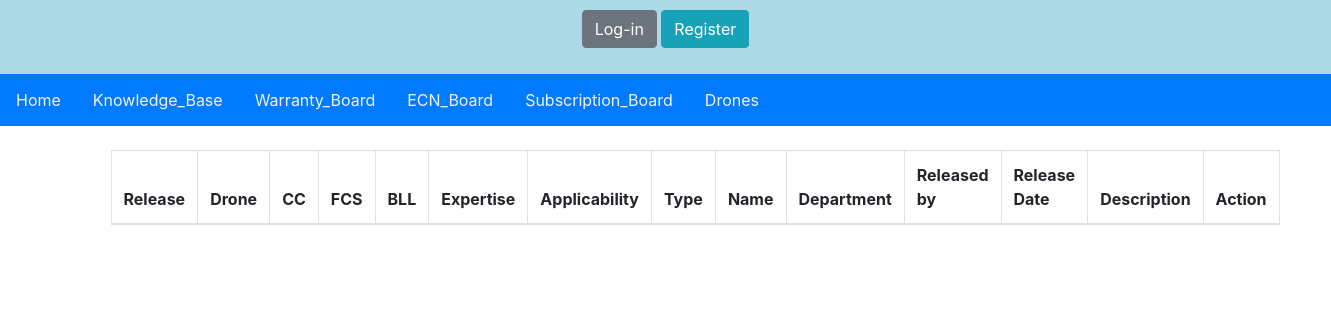
Before: /release/ with the older database file.
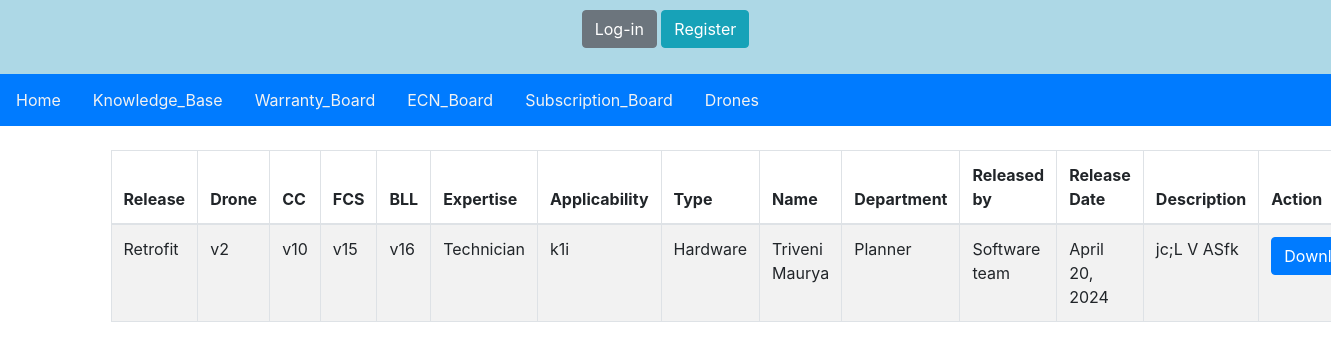
After: the same page with the newer database file.
### main/models.py (models this page shows, shortened)
class ECN(models.Model):
    id = models.AutoField(primary_key=True)
    release = models.CharField(max_length=100)
    Drone_version = models.CharField(max_length=100)
    CC_version = models.CharField(max_length=100)
    FCS_version = models.CharField(max_length=100)
    BLL_version = models.CharField(max_length=100)
    expertise = models.CharField(max_length=10, choices=expertise_choice, default=1)
    applicable_on = models.ForeignKey(ProductModel, on_delete=models.CASCADE)
    type = models.CharField(max_length=20, choices=type_choice, default=1)
    name = models.CharField(max_length=100)
    department = models.CharField(max_length=50, choices=department_choice, default=1)
    release_by = models.CharField(max_length=100)
    release_date = models.DateField()
    desc = models.TextField(max_length=2000)
    sop = models.FileField(upload_to='documents/SOP/')
    created_on = models.DateField(auto_now_add=True)

class ProductModel(models.Model):
    id = models.AutoField(primary_key=True)
    model_name = models.CharField(max_length=100)
    product = models.ForeignKey(Product, on_delete=models.CASCADE)
    image = models.ImageField(upload_to='image/productmodel/', height_field=None, width_field=None,
                              max_length=100)
    spec = models.FileField(upload_to='documents/productmodel/')
    description = models.TextField()
    created_on = models.DateField(auto_now=True)
    def __str__(self):
        return self.model_name

### main/views.py (the view)
# urls.py: path('release/', views.release_veiw, name='release'),
def release_veiw(request):
    ecns = ECN.objects.all()
    return render(request, 'release.html', {'ecns': ecns})

### static/templates/release.html (shortened to what this page needs)
{% include 'nav.html' %}
<!DOCTYPE html>
<html lang="en" xmlns="http://www.w3.org/1999/html">
<head>
    <link rel="stylesheet" href="https://stackpath.bootstrapcdn.com/bootstrap/4.5.2/css/bootstrap.min.css">
    <link rel="stylesheet" type="text/css" href="https://cdn.datatables.net/1.11.5/css/jquery.dataTables.css">
</head>
<body>
<div class="container mt-4">
    <div class="row">
        <div class="col-md-12">
            <table id="ecn-table" class="table table-striped table-bordered" style="width:100%">
               <thead>
                <tr>
                    <th>Release</th>
                    <th>Drone</th>
                    <th>CC</th>
                    <th>FCS</th>
                    <th>BLL</th>
                    <th>Expertise</th>
                    <th>Applicability</th>
                    <th>Type</th>
                    <th>Name</th>
                    <th>Department</th>
                    <th>Released by</th>
                    <th>Release Date</th>
                    <th>Description</th>
                    <th>Action</th>
                </tr>
                </thead>
                <tbody>
                {% for ecn in ecns %}
                <tr>
                    <td>{{ ecn.release }}</td>
                    <td>{{ ecn.Drone_version }}</td>
                    <td>{{ ecn.CC_version }}</td>
                    <td>{{ ecn.FCS_version }}</td>
                    <td>{{ ecn.BLL_version }}</td>
                    <td>{{ ecn.get_expertise_display }}</td>
                    <td>{{ ecn.applicable_on }}</td>
                    <td>{{ ecn.get_type_display }}</td>
                    <td>{{ ecn.name }}</td>
                    <td>{{ ecn.get_department_display }}</td>
                    <td>{{ ecn.release_by }}</td>
                    <td>{{ ecn.release_date }}</td>
                    <td>{{ ecn.desc }}</td>
                    <td>
                        <button class="btn btn-primary btn-update" href="#">Download</></button>
                    </td>
                </tr>
                {% endfor %}
                </tbody>
            </table>
        </div>
    </div>
</div>
</body>
</html>

Changed rows visible on the page:
added ECN: release "Retrofit", Drone_version "v2", CC_version "v10", FCS_version "v15", BLL_version "v16", expertise "Technician", applicable_on "k1i", type "Hardware", name "Triveni Maurya", department "Planner", release_by "Software team", release_date "April 20, 2024", desc "jc;L V ASfk"
